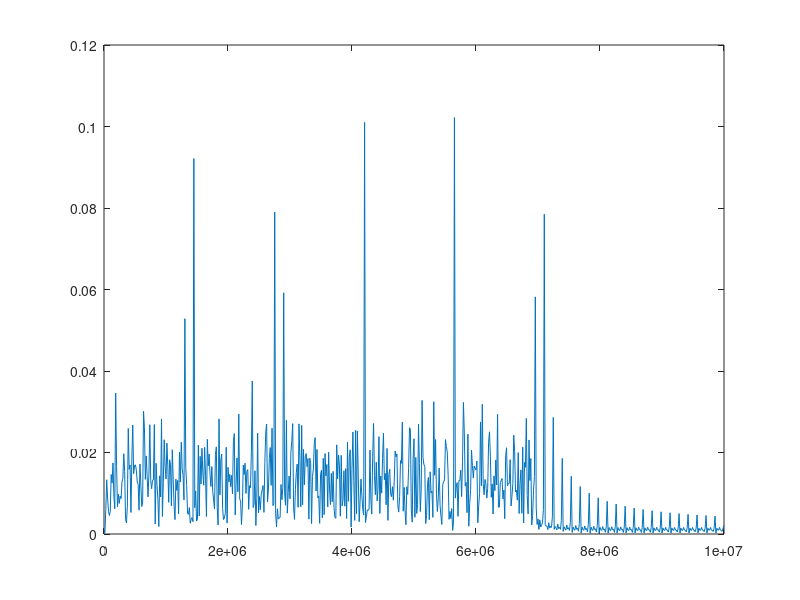

MATLAB code for this plot:
% lg_subcarier spacing_pilot tones_number symbols 
% tx_data_12_08_lg_7500_8_50
% tx_data_12_08_lg_7500_11
% tx_data_12_08_s_7500_8_20
% tx_data_12_08_s_15000_8_20
% tx_data_12_08_s_15000_8_50
% tx_data_12_08_s_30000_8_50
% tx_data_12_08_short_period
% tx_data_12_08
% tx_data_old

fft_size = 2^ceil(log2(90));
fs = fft_size * 30000;
sampling_period= fs^-1;

tx_data_sent = load('tx_data.mat')
tx_data_sent = tx_data_sent.save_data_tx;

t=1:1:length(tx_data_sent);
t = t * sampling_period;
figure
plot(t,real(tx_data_sent))

fs = 20e6;

Y = fft(tx_data_sent');

P2 = abs(Y/length(tx_data_sent));
P1 = P2(1:length(tx_data_sent)/2+1);
P1(2:end-1) = 2*P1(2:end-1);

f = fs*(0:(length(tx_data_sent)/2))/length(tx_data_sent);
plot(f,P1)